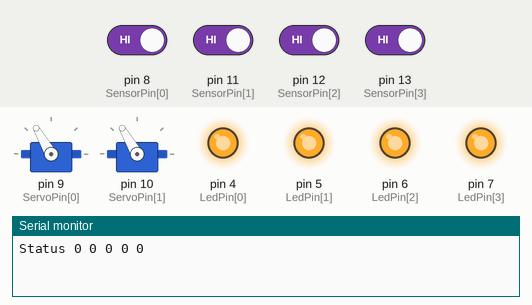
Simulated run of this sketch. Board: Arduino Uno, built with avr-gcc and run on an emulated ATmega328P. Parts: 2 × servo, output pins drawn as LEDs (lit = HIGH), the last lines printed to the serial monitor. Dashed ring = blinking. Inputs (shaded band) come from the test bench; at power-on: pin 8 (SensorPin[0]), pin 11 (SensorPin[1]), pin 12 (SensorPin[2]), pin 13 (SensorPin[3]) HIGH.

Above: at 1.2 s.
1.3 s: pin 8 (SensorPin[0]) driven LOW
At 1.52 s:
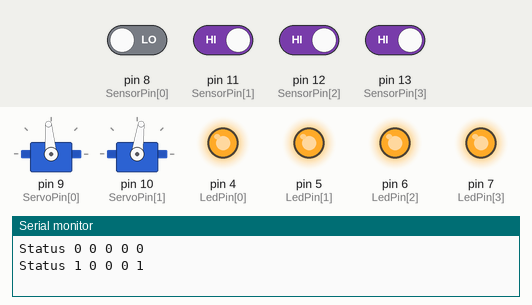
At 2.02 s:
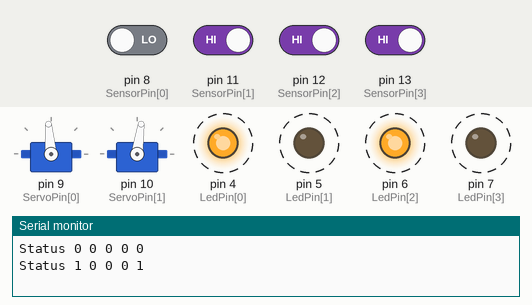
Timing chart, 0 to 10.3 s (numbered marks = the images above; inputs shaded):
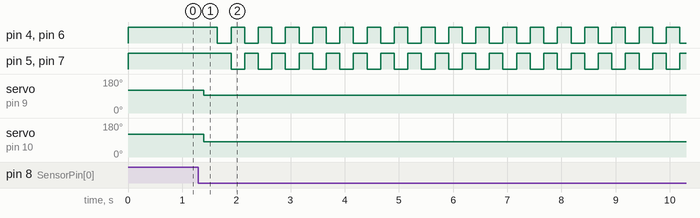

The sketch:

rr_crossing_device.ino
```cpp
#include <Servo.h>

Servo ServoA;
Servo ServoB;

const unsigned int SensorCnt  = 4;
const unsigned int SensorPin[SensorCnt] = {8, 11, 12, 13};
const unsigned long SensorOffPeriod = 500;
const unsigned long SensorOnPeriod = 100;

const unsigned long SendPeriod = 1000;
const unsigned long CrossPeriod = 3000;

const unsigned int LedCnt   = 4;
const unsigned long LedPeriod = 250;
const unsigned int LedPin[LedCnt] = {4, 5, 6, 7};

// First Number is closer to city

const unsigned int ServoCnt = 2;
const unsigned int ServoPin[ServoCnt] = {9, 10};
const unsigned int ServoUp[ServoCnt] = {120,120};
const unsigned int ServoDown[ServoCnt] = {95,82};

unsigned int x;
unsigned long currTime;

unsigned int sensorRaw[SensorCnt];
unsigned int sensorValue[SensorCnt];
unsigned long sensorTime[SensorCnt];
unsigned int sensorsOn;

unsigned int crossState;
unsigned long crossTime;

unsigned int ledState;
unsigned long ledTime;

unsigned int doSend;
unsigned long lastSend;
char txBuffer[50];

Servo rrServo[ServoCnt];

void setup() {
  Serial.begin(9600);

   for(x=0; x < ServoCnt; x++) {
      rrServo[x].attach(ServoPin[x]);
      rrServo[x].write(ServoUp[x]);
   }

   for(x=0; x < LedCnt; x++) {
      pinMode(LedPin[x], OUTPUT);
      digitalWrite(LedPin[x], HIGH);
   }

   ledState = 0;
   ledTime = millis();
   crossState = 0;
   crossTime = millis();

   for(x=0; x < SensorCnt; x++) {
      pinMode(SensorPin[x], INPUT_PULLUP);
      sensorTime[x] = millis();
      sensorValue[x] = 0;
      sensorRaw[x] = 0;
   }
   sensorsOn = 0;
   lastSend = millis();
}

void loop(){
   doSend = 0;
   currTime = millis();

   //////////////////////////////////
   // Update sensor values
   //////////////////////////////////
   sensorsOn = 0;

   for (x=0; x < SensorCnt; x++) {

      // Reset time anytime the sensor is on
      if (digitalRead(SensorPin[x]) == 0) {
         if (sensorRaw[x] == 0) sensorTime[x] = currTime;
         sensorRaw[x] = 1;
      }
      else {
         if (sensorRaw[x] == 1) sensorTime[x] = currTime;
         sensorRaw[x] = 0;
      }

      // Change
      if (sensorRaw[x] != sensorValue[x]) {

         // Turning On
         if ( sensorRaw[x] == 1 && ( (currTime - sensorTime[x]) > SensorOnPeriod ) ) {
            doSend = 1;
            sensorValue[x] = 1;
         }

         // Turning off after hold time
         else if ( sensorRaw[x] == 0 && ( (currTime - sensorTime[x]) > SensorOffPeriod ) ) {
            doSend = 1;
            sensorValue[x] = 0;
         }
      }

      if ( sensorValue[x] ) sensorsOn = 1;
   }

   //////////////////////////////////
   // Update Crossing State
   //////////////////////////////////

   // Update cross on timestamp
   if ( sensorsOn ) crossTime = currTime;

   // Sensor state does not match cross state
   if ( sensorsOn != crossState ) {

      // Turning on
      if ( sensorsOn ) {
         crossState = 1;
         doSend = 1;
      }

      // Turning off after hold time
      else if ( (currTime - crossTime) > CrossPeriod ) {
         crossState = 0;
         doSend = 1;
      }
   }

   //////////////////////////////////
   // Update servo Values
   //////////////////////////////////
   for(x=0; x < ServoCnt; x++) {
      if (crossState) rrServo[x].write(ServoDown[x]);
      else rrServo[x].write(ServoUp[x]);
   }

   //////////////////////////////////
   // Update LED State
   //////////////////////////////////

   // LEDs On
   if ( crossState ) {

      // Transition
      if ( (currTime - ledTime) > LedPeriod )  {
         ledTime = currTime;

         if ( ledState ) {
            for(x=0; x < LedCnt; x += 2) {
               digitalWrite(LedPin[x], HIGH);
               digitalWrite(LedPin[x+1], LOW);
            }
            ledState = 0;
         }

         else {
            for(x=0; x < LedCnt; x += 2) {
               digitalWrite(LedPin[x], LOW);
               digitalWrite(LedPin[x+1], HIGH);
            }
            ledState = 1;
         }
      }
   }

   // LEDs Off
   else {
      for (x=0; x < LedCnt; x++) digitalWrite(LedPin[x], HIGH);
      ledTime = currTime;
   }

   if ( (currTime - lastSend) > SendPeriod ) doSend = 1;

   if (doSend) {
      sprintf(txBuffer,"Status %i %i %i %i %i\n",sensorValue[0],sensorValue[1],sensorValue[2],sensorValue[3],crossState);
      Serial.write(txBuffer);
      lastSend = currTime;
   }

}
```

Measured:
- after the input at 1.3 s, pin 4 (LedPin[0]), pin 6 (LedPin[2]): alternates HIGH for 0.25 s and LOW for 0.25 s, starting after 0.35 s; pin 5 (LedPin[1]), pin 7 (LedPin[3]): alternates HIGH for 0.25 s and LOW for 0.25 s, starting after 0.60 s; servo on pin 9 (ServoPin[0]): 120° → 95° after 0.10 s; servo on pin 10 (ServoPin[1]): 120° → 82° after 0.10 s
